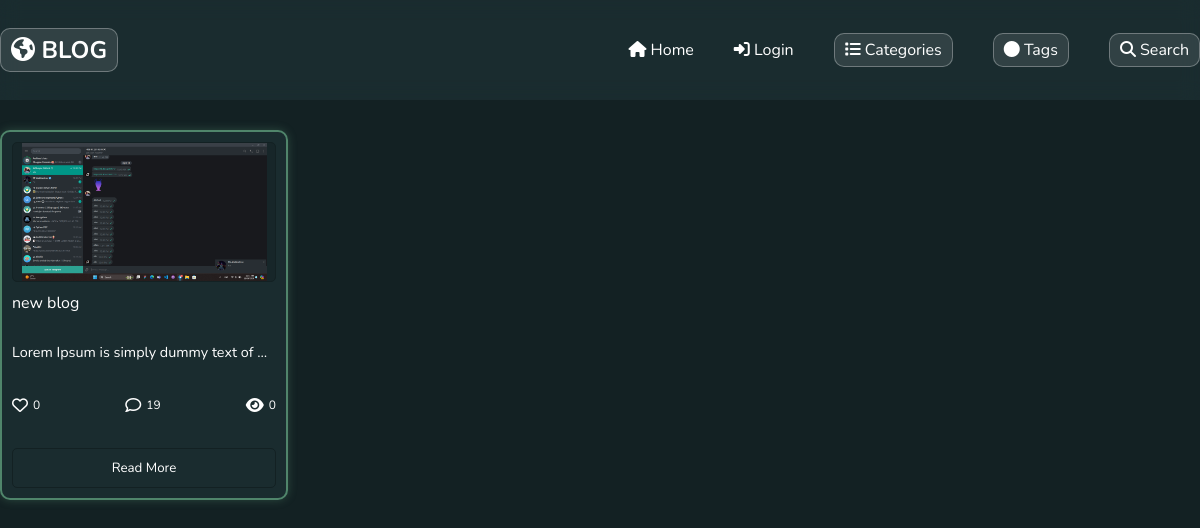
The app's page /, older data.
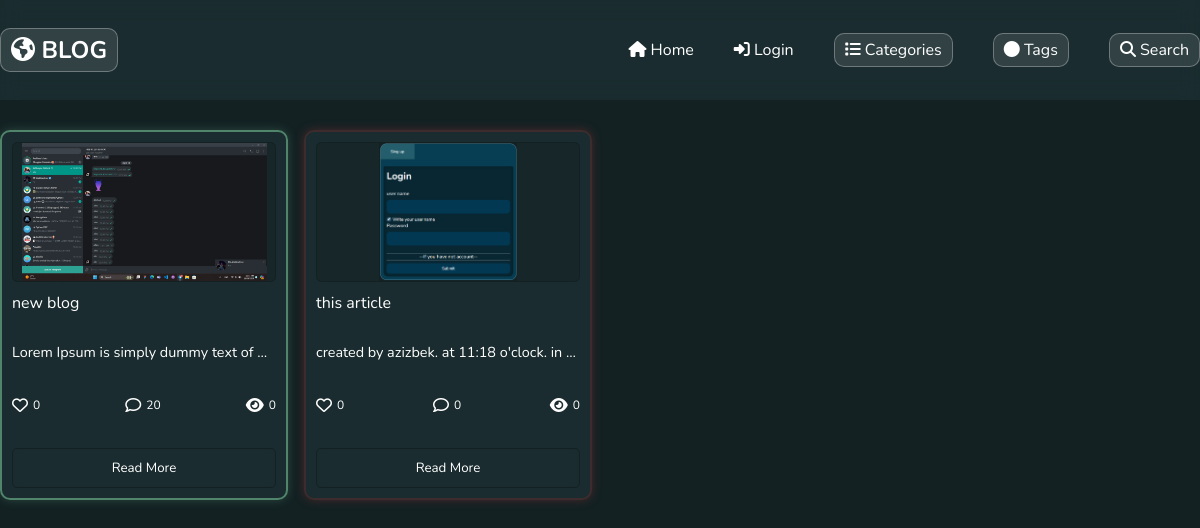
The same page, newer data.
### main_app/models.py (models this page shows, shortened)
class Article(models.Model):
    title = models.CharField(max_length=100)
    content = models.TextField()
    date = models.DateField(auto_now_add=True)
    author = models.ForeignKey('auth.User', on_delete=models.CASCADE)
    image   = models.ImageField(blank=True , upload_to="blog/")
    updated = models.DateTimeField(auto_now=True)
    likes = models.IntegerField(default=0)
    comments = models.IntegerField(default=0)
    views = models.IntegerField(default=0)
    category = models.ForeignKey(Categories, on_delete=models.CASCADE)
    tag = models.ForeignKey(Tags, on_delete=models.CASCADE)

### main_app/views.py (the view)
# urls.py: path("", views.show_article, name="articles"),
def show_article(request):
    all_articles = Article.objects.all()
    data = {
        "article": all_articles,
    }
    return render(request, "index.html", context=data)

### main_app/models.py (called while the page is built)
    def __str__(self):
        return str(self.name)

### templates/index.html (shortened to what this page needs)
{% extends "wrapper.html" %}
{% load static %}
{% block context_index %}
<div class="container">
    {% if article %}
    <div class="blog_card_wrapper">
        {% for i in article %}
        <div class="card card_{{ i.tag }}">
            <div class="image_block" this_block_image="{{i.image.url}}">
            </div>
            <div class="context_block">
                <div class="title">
                    <p>{{ i.title }}</p>
                </div>
                <div class="main_idea">
                    <p>{{ i.content | truncatewords:7}}</p>
                </div>
                <div class="like_comment_wrapper_block">
                    <div class="like"><i class="fa-regular fa-heart"></i>
                        <p>{{i.likes}}</p>
                    </div>
                    <div><i class="fa-regular fa-comment"></i>
                        <p>{{i.comments}}</p>
                    </div>
                    <div class="views"><i class="fa-solid fa-eye"></i>
                        <p>{{i.views}}</p>
                    </div>
                </div>
                <button class="btn_main"><a href="{% url 'main_app:details' i.id %}">Read More</a></button>
            </div>
        </div>
        {% endfor %}
    </div>
    {% endif %}
</div>
{% endblock context_index %}

Row changes from the older to the newer data that the page shows:
changed Article "new blog": comments "19" → "20"
added Article: shows a picture, title "this article", content "created by azizbek. at 11:18 o'clock. in …", likes "0", comments "0", views "0"
